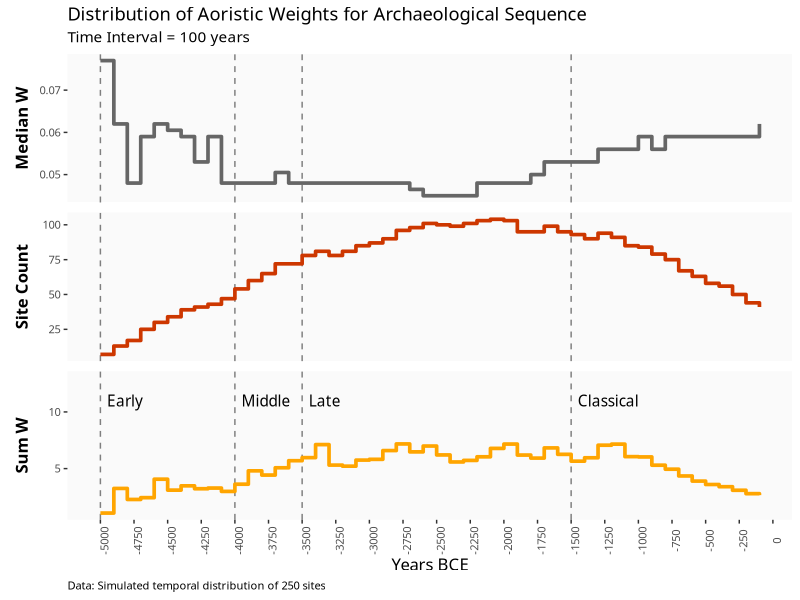
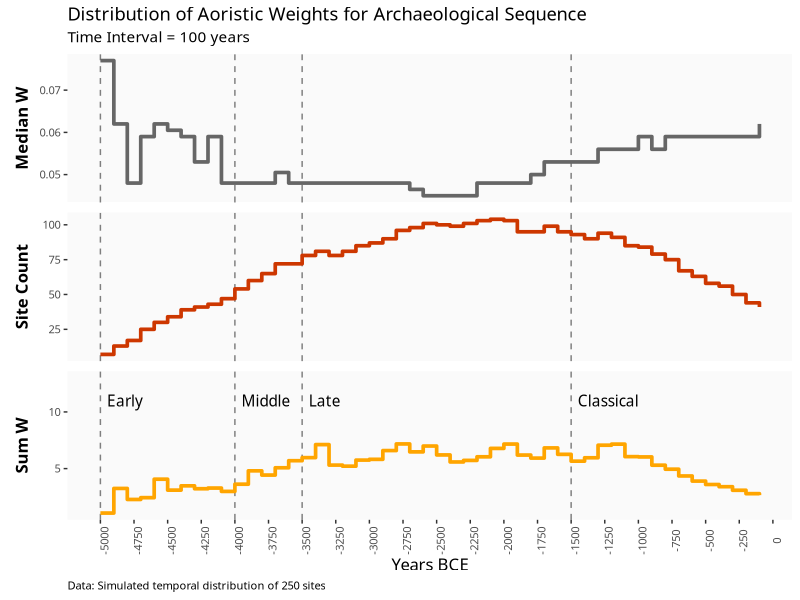

Generate these figures, in order, with R:
# http://stackoverflow.com/a/17257422/2259277
number_ticks <- function(n){
  function(limits) pretty(limits, n)
}

library("ggplot2")
library("dplyr")
library("data.table")
library("tidyr")
library("reshape2")
library("scales")

time_step_size <- 100 # years
seq_begin <- -5000
seq_end   <- 0
sim_site_count <- 250

periods <- data.frame(
  period = c("a","b","c","d"),
  begin  = c(-5000, -4000, -3500, -1500),
  end    = c(-4000, -3500, -1500, -100)) %>%
  mutate(duration = abs(begin - end))

time_steps <- data.frame(
  step  = seq(1:(abs(seq_begin)/time_step_size)),
  begin = seq(seq_begin,(seq_end-time_step_size), by = time_step_size),
  end   = seq((seq_begin+time_step_size),seq_end, by = time_step_size))

# sites <- data.frame(
#   name  = c("Site_1", "Site_2", "Site_3", "Site_4"),
#   begin = c(-3500, -2000, -4800, -3600),
#   end   = c(-1500, -1500, -1200, -1800)) %>%
#   mutate(s_duration = abs(begin - end))

sites <- data.frame(
  name  = seq(1:sim_site_count),
  begin = sample(seq(-5000,-1000, by = 100), sim_site_count, replace = TRUE)) %>%
  mutate(end = begin + sample(seq(100, 3000, by = 100),
                              length(begin), replace = TRUE),
         end = ifelse(end > 0, 0, end))

# join by range using data.table::foverlaps()
time_steps_DT <- time_steps
sites_DT <- sites
setDT(time_steps_DT)
setDT(sites_DT)
setkey(time_steps_DT, begin, end)

# create overlap and report site and time_step
# problem is, this include periods that only overlap by being/end value
# that is: a site dated 1,500 - 1000 will pick up periods on either end 
# of the start/end if they fall on end/start of periods 
# e.g. period 2,500 to 1,500 would be pickedup because the single year of 1,500 overlaps
# but the site is clearly not in the 2,500 to 1,500 period.
# fiter to remove any periods that attach by the single begin/end date overlap
# (could figure out how to do this for index is needed)
overlap_names <- data.table::foverlaps(sites_DT, time_steps_DT, type = "any", which = FALSE) %>%
  filter(i.begin != end & i.end != begin)

# Calculate weights
# summarise weights by step size
# join in time_steps and NA -> 0 for steps with no sites
weights <- overlap_names %>%
  data.frame() %>%
  group_by(name) %>%
  mutate(site_count = n(),
         # W = (1/site_count),
         W = (time_step_size / abs(i.end - i.begin)),
         W = round(W,3)) %>%
  arrange(name, step)

W_site <- weights %>%
  group_by(name) %>%
  summarise(site_W = mean(W))

W_timestep <- weights %>%
  group_by(step) %>%
  summarise(step_W = sum(W),
            median_step_W = median(W),
            site_count = n()) %>%
  right_join(., time_steps) %>%
  replace_na(list(step_W = 0, site_count = 0, median_step_W = 0))

## Sum W to 1 test == PASS!
overlap_names %>%
  data.frame() %>%
  group_by(name) %>%
  mutate(site_count = n(),
         W = (1/site_count),
         W = round(W,3)) %>%
  summarise(w_sum = sum(W)) %>%
  summary()

plot_dat <- W_timestep %>%
  dplyr::select(begin, step_W, median_step_W, site_count) %>%
  rename(`Sum W` = step_W, `Median W` = median_step_W, 
         `Site Count` = site_count) %>%
  melt(id = "begin")

text_df <- data.frame(begin = c(periods$begin + 50, -3000), 
                      value = c(11,11,11,11,13),
                      txt = c("Early", "Middle", "Late", "Classical",""),
                      variable = "Sum W")

ggplot(plot_dat,aes(x = begin, y = value, color = variable)) +
  geom_vline(xintercept = periods$begin, 
             linetype = 2, color = "gray50", size = 0.50) +
  geom_step(size = 1.25) +
  scale_color_manual(values = c("orange", "gray40", "orangered3")) +
  geom_text(data = text_df, color = "black",
            aes(label = txt), hjust = "left",
            family = "TrebuchetMS-Italic") +
  theme_bw() +
  scale_x_continuous(breaks=seq(-5000,0,by = 250)) +
  facet_wrap(~variable, scale = "free_y", 
             nrow = 3, strip.position = "left") +
  labs(title="Distribution of Aoristic Weights for Archaeological Sequence",
       subtitle="Time Interval = 100 years",
       caption="Data: Simulated temporal distribution of 250 sites",
       x = "Years BCE") +
  ylab(NULL) +
  theme(
    strip.placement = "outside",
    strip.background = element_blank(),
    strip.text = element_text(colour = "black", size = 12, face = "bold", 
                              family = "Trebuchet MS"),
    axis.text.x = element_text(angle = 90, size = 8, family = "Trebuchet MS"),
    axis.text.y = element_text(size = 8, family = "Trebuchet MS"),
    # axis.ticks.y = element_blank(),
    axis.title = element_text(size = 12, family = "Trebuchet MS"),
    plot.caption = element_text(size = 8, hjust=0, margin=margin(t=5), 
                                family = "Trebuchet MS"),
    plot.title=element_text(family="TrebuchetMS-Bold"),
    plot.subtitle=element_text(family="TrebuchetMS-Italic"),
    legend.position="none",
    panel.grid.major = element_blank(),
    panel.grid.minor = element_blank(),
    panel.border = element_blank(),
    panel.background = element_rect(fill = "gray98"),
    panel.spacing = unit(0.5, "lines")
  )

ggsave("/Users/mattharris/Dropbox/R/gomez_etal_spatio_temporal/sim_aoristic.png", 
       width = 8, height = 5)










